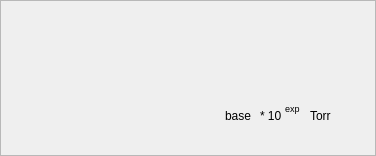
   <widget class="QFrame" name="frame_10">
    <property name="geometry">
     <rect>
      <x>87</x>
      <y>430</y>
      <width>376</width>
      <height>156</height>
     </rect>
    </property>
    <property name="frameShape">
     <enum>QFrame::StyledPanel</enum>
    </property>
    <property name="frameShadow">
     <enum>QFrame::Raised</enum>
    </property>
    <widget class="QLabel" name="label_68">
     <property name="geometry">
      <rect>
       <x>260</x>
       <y>105</y>
       <width>31</width>
       <height>21</height>
      </rect>
     </property>
     <property name="font">
      <font>
       <pointsize>9</pointsize>
      </font>
     </property>
     <property name="text">
      <string>* 10</string>
     </property>
    </widget>
    <widget class="PyDMLabel" name="PyDMLabel_40">
     <property name="geometry">
      <rect>
       <x>310</x>
       <y>105</y>
       <width>36</width>
       <height>21</height>
      </rect>
     </property>
     <property name="font">
      <font>
       <pointsize>9</pointsize>
      </font>
     </property>
     <property name="toolTip">
      <string/>
     </property>
     <property name="whatsThis">
      <string/>
     </property>
     <property name="text">
      <string>Torr</string>
     </property>
     <property name="alarmSensitiveBorder" stdset="0">
      <bool>false</bool>
     </property>
     <property name="channel" stdset="0">
      <string>ca://${IOC}:SYSTEM:OffPressureBase.EGU</string>
     </property>
    </widget>
    <widget class="PyDMLabel" name="PyDMLabel_3">
     <property name="geometry">
      <rect>
       <x>225</x>
       <y>105</y>
       <width>36</width>
       <height>21</height>
      </rect>
     </property>
     <property name="toolTip">
      <string/>
     </property>
     <property name="whatsThis">
      <string/>
     </property>
     <property name="text">
      <string>base</string>
     </property>
     <property name="channel" stdset="0">
      <string>ca://${IOC}:SYSTEM:OffPressureBase</string>
     </property>
    </widget>
    <widget class="PyDMLabel" name="PyDMLabel_4">
     <property name="geometry">
      <rect>
       <x>285</x>
       <y>100</y>
       <width>21</width>
       <height>16</height>
      </rect>
     </property>
     <property name="font">
      <font>
       <pointsize>7</pointsize>
      </font>
     </property>
     <property name="toolTip">
      <string/>
     </property>
     <property name="whatsThis">
      <string/>
     </property>
     <property name="text">
      <string>exp</string>
     </property>
     <property name="channel" stdset="0">
      <string>ca://${IOC}:SYSTEM:OffPressureExp</string>
     </property>
    </widget>
   </widget>
